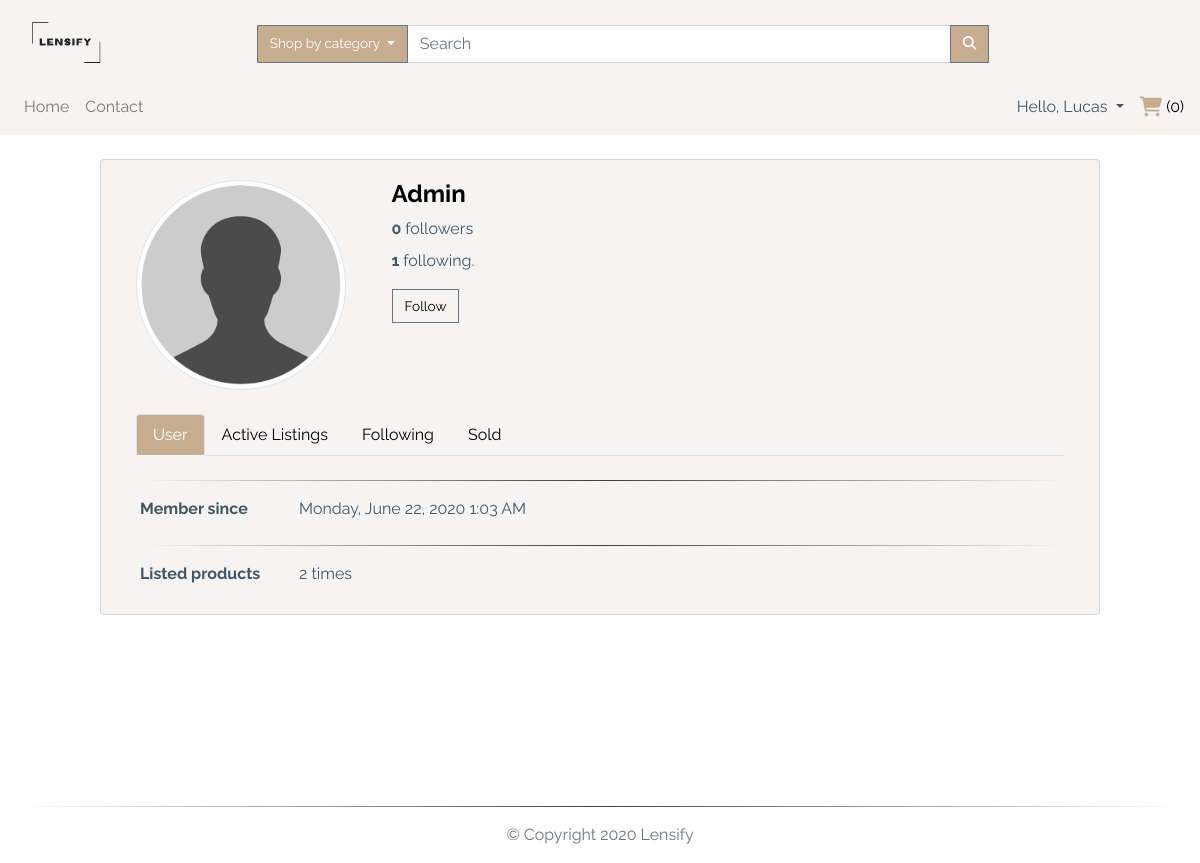
Page /profile/admin (signed in) on the earlier database version.
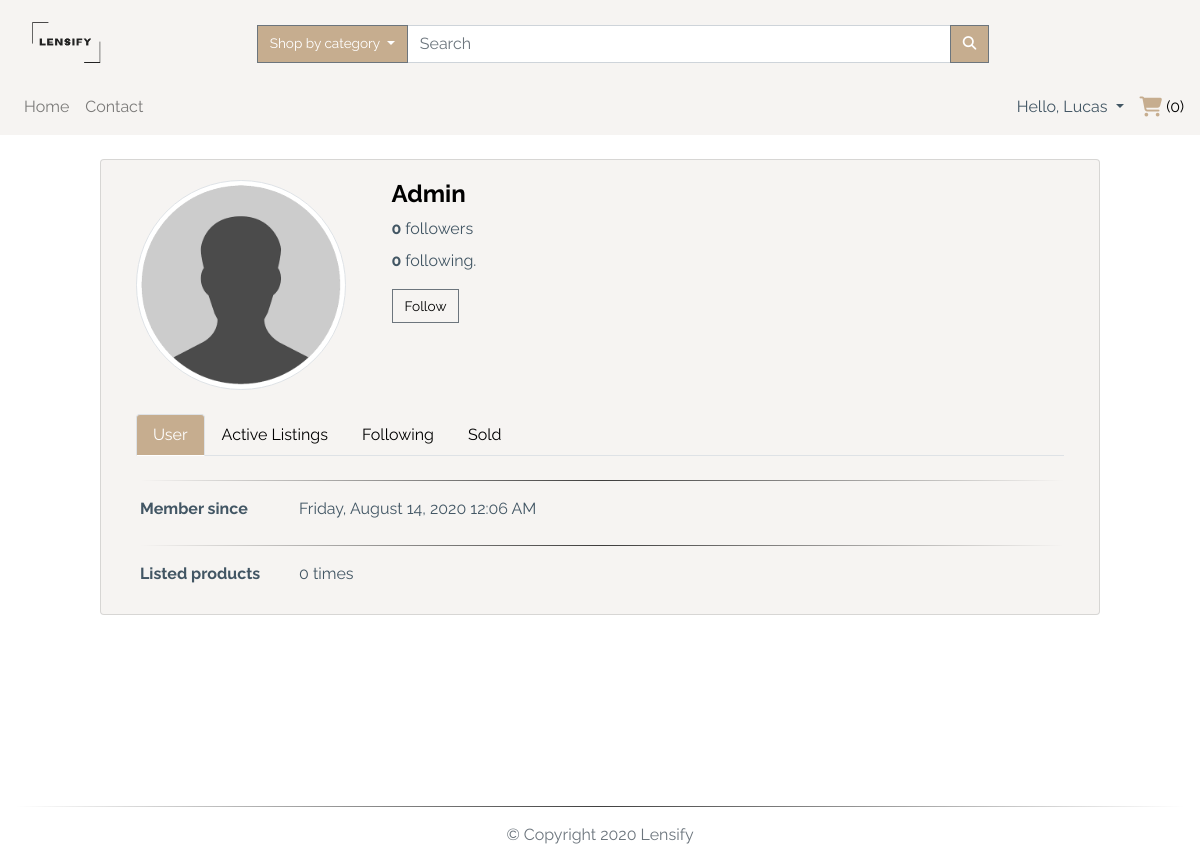
Same page on the later database version.
### app/models.py (models this page shows, shortened)
class TimestampMixin(object):
    created_at = db.Column(db.DateTime, nullable=False,
                           default=datetime.utcnow)
    updated_at = db.Column(db.DateTime, onupdate=datetime.utcnow)

class User(db.Model, TimestampMixin, UserMixin):
    __tablename__ = "users"
    id = db.Column(db.Integer, primary_key=True)
    first_name = db.Column(db.String(50), nullable=False)
    last_name = db.Column(db.String(50), nullable=False)
    username = db.Column(db.String(50), unique=True, nullable=False)
    email = db.Column(db.String(115), unique=True, nullable=False)
    image_file = db.Column(db.String(80), nullable=False,
                           default="default.jpg")
    password_hash = db.Column(db.String(60), nullable=False)
    items_for_sale = db.relationship(
        "ItemForSale", backref="seller", lazy="dynamic")
    orders = db.relationship("Order", backref="buyer", lazy=True)
    address = db.relationship(
        "Address", secondary="user_addresses", backref="user", lazy="dynamic"
    )
    followed = db.relationship(
        'User', secondary=followers,
        primaryjoin=(followers.c.follower_id == id),
        secondaryjoin=(followers.c.followed_id == id),
        backref=db.backref('followers', lazy='dynamic'), lazy='dynamic')
    reviewed = db.relationship(
        'Review', backref='user_reviewed', primaryjoin=(Review.user_reviewed_id == id), lazy="dynamic"
    )
    reviewer = db.relationship(
        'Review', backref='user_reviewer', primaryjoin=(Review.user_reviewer_id == id), lazy="dynamic"
    )
    def is_following(self, user):
        return self.followed.filter(
            followers.c.followed_id == user.id).count() > 0
    def followed_items(self):
        return ItemForSale.query.join(
            followers, (followers.c.followed_id == ItemForSale.seller_id)).filter(
                followers.c.follower_id == self.id).filter(ItemForSale.sold == False).order_by(
                    ItemForSale.id.desc())

### app/routes.py (the view)
@app.route("/profile/<username>", methods=["GET"])
@login_required
def user(username):
    page = request.args.get('page', 1, type=int)
    user = User.query.filter_by(username=username).first_or_404()
    rate = db.session.query(func.avg(Review.rating).label(
        'average')).filter(Review.user_reviewed_id == user.id)
    if rate[0].average:
        avg = round(rate[0].average, 2)
    else:
        avg = 0
    items_following = current_user.followed_items().paginate(
        page, app.config['LISTINGS_PER_PAGE'], False)
    next_url_following = url_for('user', username=username, page=items_following.next_num) \
        if items_following.has_next else None
    prev_url_following = url_for('user', username=username, page=items_following.prev_num) \
        if items_following.has_prev else None
    user_items_count = ItemForSale.query.filter_by(seller=user).count()
    user_items_sold = ItemForSale.query.filter_by(
        sold=True, seller=current_user).order_by(ItemForSale.id.desc()).paginate(
        page, app.config['LISTINGS_PER_PAGE'], False)
    next_url_sold = url_for('user', username=username, page=user_items_sold.next_num) \
        if items_following.has_next else None
    prev_url_sold = url_for('user', username=username, page=user_items_sold.prev_num) \
        if items_following.has_prev else None
    user_items_active = ItemForSale.query.filter_by(
        seller=user, sold=False).order_by(ItemForSale.id.desc()).paginate(
        page, app.config['LISTINGS_PER_PAGE'], False)
    next_url_active = url_for('user', username=username, page=user_items_active.next_num) \
        if items_following.has_next else None
    prev_url_active = url_for('user', username=username, page=user_items_active.prev_num) \
        if items_following.has_prev else None
    return render_template("user.html", title="Account", user=user, user_items_active=user_items_active.items,
                           user_items_count=user_items_count, user_items_sold=user_items_sold.items,
                           items_following=items_following.items, page_num=items_following.iter_pages(),
                           page_num1=user_items_sold.iter_pages(), page_num2=user_items_active.iter_pages(),
                           page=page, next_url_active=next_url_active, prev_url_active=prev_url_active,
                           next_url_following=next_url_following, prev_url_following=prev_url_following,
                           next_url_sold=next_url_sold, prev_url_sold=prev_url_sold, average=avg)

### app/models.py (called while the page is built)
@login_manager.user_loader
def load_user(user_id):
    return User.query.get(int(user_id))

    def process_result_value(self, value, dialect):
        return json.loads(value)

### app/routes.py (called while the page is built)
@app.before_request
def before_request():
    if current_user.is_authenticated:
        current_user.updated_at = datetime.utcnow()
        db.session.commit()

@app.context_processor
def inject_categories():
    categories = Category.query.join(
        ItemForSale, (Category.id == ItemForSale.category_id)).filter(ItemForSale.sold == False).all()
    return dict(categories=categories)

### app/templates/user.html (shortened to what this page needs)
{% extends "layout.html" %}
{%block app_content%}
<div id="profile-page">
  <div class="row mt-4 mb-4">
    <div class="card custom-bg col-12 col-md-10 mx-auto">
      <div class="card-body">
        <div class="card-title mb-4">
          <div class="row justify-content-start">
            <div class="image-container col-5 col-md-3">
              <div class="image">
                <img src="{{url_for('static', filename='img/profile/' + user.image_file)}}" id="imgProfile"
                  class="img-thumbnail rounded-circle" />
              </div>
            </div>
            <div class="userData col-5 ml-3">
              <h2 class="d-block">
                <a href="#">{{ user.username.capitalize() }}</a>
              </h2>
              <p class="mb-2">
                <span class="font-weight-bold">
                  {{ user.followers.count() }}
                </span>
                followers
              </p>
              <p>
                <span class="font-weight-bold">
                  {{ user.followed.count() }}
                </span>
                following.
              </p>
              {% if not current_user.is_following(user) %}
              <p>
                <a class="btn btn-outline-secondary no-radius"
                  href="{{ url_for('follow', username=user.username) }}">Follow</a>
              </p>
              {% else %}
              <p>
                <a class="btn btn-outline-secondary no-radius"
                  href="{{ url_for('unfollow', username=user.username) }}">Unfollow</a>
              </p>
              {% endif %}
            </div>
          </div>
        </div>
        <div class="row">
          <div class="col-12">
            <ul class="nav nav-tabs mb-4" id="myTab" role="tablist">
              <li class="nav-item active">
                <a class="nav-link active" id="basic-info-tab" data-toggle="tab" href="#basic-info" role="tab"
                  aria-controls="basic-info" aria-selected="true">User</a>
              </li>
              <li class="nav-item">
                <a class="nav-link" id="live-items-tab" data-toggle="tab" href="#live-items" role="tab"
                  aria-controls="live-items" aria-selected="false">Active Listings</a>
              </li>
              {% if current_user.id == user.id %}
              <li class="nav-item active">
                <a class="nav-link" id="following-tab" data-toggle="tab" href="#following" role="tab"
                  aria-controls="edit-info" aria-selected="false">Following</a>
              </li>
              <li class="nav-item">
                <a class="nav-link" id="sold-items-tab" data-toggle="tab" href="#sold-items" role="tab"
                  aria-controls="sold-items" aria-selected="false">Sold</a>
              </li>
              {%endif%}
            </ul>
            <div class="tab-content ml-1" id="tabContent">
              <div class="tab-pane fade show active" id="basic-info" role="tabpanel" aria-labelledby="basic-info-tab">
                <hr>
                <div class="row">
                  <div class="col-sm-3 col-md-2 col-5">
                    <label ">Member since</label>
                    </div>
                    <div class=" col-md-8 col-6">
                      {{ moment(user.created_at).format('LLLL') }}
                  </div>
                </div>
                <hr>
                <div class="row">
                  <div class="col-sm-3 col-md-2 col-5">
                    <label ">Listed products</label>
                    </div>
                    <div class=" col-md-8 col-6">
                      {{ user_items_count }} times
                  </div>
                </div>
              </div>
            </div>
          </div>
        </div>
      </div>
    </div>
  </div>
</div>
{% endblock app_content %}

### app/templates/layout.html (shortened to what this page needs)
{% extends "bootstrap/base.html" %}
{% block styles %}
<link rel="stylesheet" href="https://stackpath.bootstrapcdn.com/bootstrap/4.5.0/css/bootstrap.min.css"
>
<link rel="stylesheet" href="https://cdnjs.cloudflare.com/ajax/libs/animate.css/3.7.0/animate.css" />
<link rel="stylesheet" href="{{url_for('.static', filename='css/styles.css')}}" />
{% endblock styles %}
{% block body %}
{% block navbar %}
<nav class="navbar navbar-expand-lg navbar-light custom-bg">
  <a href="{{url_for('index')}}" class="col-4 col-md-2 logo-container">
    <img class="navbar-brand img-fluid mt-2" src="{{url_for('.static', filename='img/logo.png')}}" alt="logo" />
  </a>
  <div class="collapse navbar-collapse pt-2 col-12 col-lg-9" id="search">
    <form class="form-inline col-12 input-group" method='POST' action="{{ url_for('search') }}">
      <div class="dropdown ml-3 input-group-append">
        <button class="btn btn-secondary dropdown-toggle no-radius" type="button" id="dropdownMenuButton"
          data-toggle="dropdown" aria-haspopup="true" aria-expanded="false">
          Shop by category
        </button>
      </div>
      <input class="form-control col-8 input-group-append" type="search" placeholder="Search" aria-label="Search" name="search" >
      <div class="input-group-append">
        <button class="btn btn-secondary no-radius" type="submit">
          <i class="fas fa-search"></i>
        </button>
      </div>
    </form>
  </div>
</nav>
<nav class="navbar navbar-expand-lg navbar-light custom-bg py-0">
  <div id="links" class="collapse navbar-collapse py-2">
    <div class="navbar-nav text-center">
      <a class="nav-item nav-link" href="{{url_for('index')}}">Home</a>
      <a class="nav-item nav-link" href="{{url_for('contact')}}">Contact</a>
    </div>
    <div class="navbar-nav ml-auto text-center">
      {% if current_user.is_authenticated %}
      <div class="dropdown">
        <a class="dropdown-toggle" type="button" id="dropdownMenuButton" data-toggle="dropdown" aria-haspopup="true"
          aria-expanded="false">
          Hello, {{current_user.first_name.capitalize()}}
        </a>
      </div>
      <div class="ml-3 text-center d-none d-lg-block" id="cart">
        <a href="{{url_for('cart')}}">
          <i class="fas fa-shopping-cart fa-lg"></i> ({{session['cart']|length}})
        </a>
      </div>
      {%else%}
      <a class="nav-item nav-link mr-2" href="{{url_for('login')}}">Login</a>
      <a class="nav-item nav-link" href="{{url_for('register')}}">Register</a>
      {%endif%}
    </div>
  </div>
</nav>
{% endblock navbar%}
{% block content %}
<main class="my-auto">
  <div class="container-fluid">
    {% block app_content %} {% endblock app_content %}
  </div>
</main>
{% endblock content%}
<footer class="footer navbar-fixed-bottom">
  <div class="container-fluid">
    <hr>
    <p class="text-muted pb-3 text-center">
      &copy;
      Copyright
      Lensify
    </p>
  </div>
</footer>
{% endblock body %}

Differences in the rows shown:
changed User "Admin": created_at "Monday, June 22, 2020 1:03 AM" → "Friday, August 14, 2020 12:06 AM"
Other differences:
{{ user.followed.count() }}: "1" → "0"
{{ user_items_count }}: "2" → "0"
